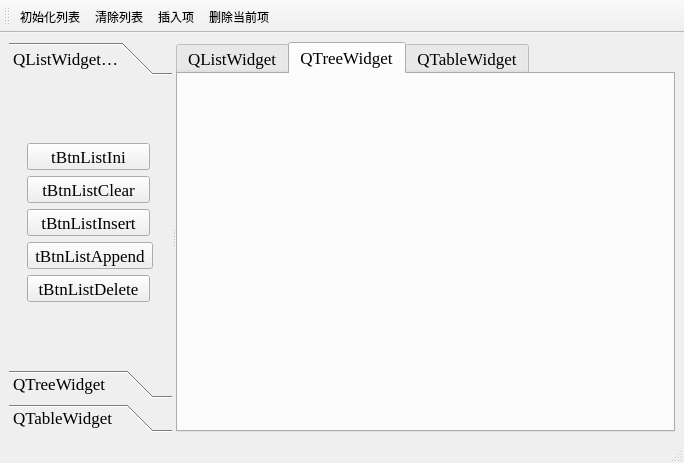
<?xml version="1.0" encoding="UTF-8"?>
<ui version="4.0">
 <class>myMainWindow</class>
 <widget class="QMainWindow" name="myMainWindow">
  <property name="geometry">
   <rect>
    <x>0</x>
    <y>0</y>
    <width>684</width>
    <height>463</height>
   </rect>
  </property>
  <property name="windowTitle">
   <string>myMainWindow</string>
  </property>
  <widget class="QWidget" name="centralwidget">
   <layout class="QHBoxLayout" name="horizontalLayout_3">
    <item>
     <widget class="QSplitter" name="splitter">
      <property name="orientation">
       <enum>Qt::Horizontal</enum>
      </property>
      <widget class="QToolBox" name="QTreeWidget">
       <property name="minimumSize">
        <size>
         <width>163</width>
         <height>357</height>
        </size>
       </property>
       <property name="maximumSize">
        <size>
         <width>160</width>
         <height>16777215</height>
        </size>
       </property>
       <property name="font">
        <font>
         <family>Times New Roman</family>
         <pointsize>13</pointsize>
        </font>
       </property>
       <property name="frameShape">
        <enum>QFrame::NoFrame</enum>
       </property>
       <property name="currentIndex">
        <number>0</number>
       </property>
       <widget class="QWidget" name="page">
        <property name="geometry">
         <rect>
          <x>0</x>
          <y>0</y>
          <width>163</width>
          <height>269</height>
         </rect>
        </property>
        <attribute name="label">
         <string>QListWidget操作</string>
        </attribute>
        <layout class="QGridLayout" name="gridLayout_2">
         <item row="0" column="0">
          <layout class="QGridLayout" name="gridLayout">
           <item row="0" column="0">
            <widget class="QToolButton" name="toolButton">
             <property name="minimumSize">
              <size>
               <width>123</width>
               <height>0</height>
              </size>
             </property>
             <property name="text">
              <string>tBtnListIni</string>
             </property>
             <property name="toolButtonStyle">
              <enum>Qt::ToolButtonTextOnly</enum>
             </property>
            </widget>
           </item>
           <item row="1" column="0">
            <widget class="QToolButton" name="toolButton_2">
             <property name="minimumSize">
              <size>
               <width>123</width>
               <height>0</height>
              </size>
             </property>
             <property name="text">
              <string>tBtnListClear</string>
             </property>
             <property name="toolButtonStyle">
              <enum>Qt::ToolButtonTextOnly</enum>
             </property>
            </widget>
           </item>
           <item row="2" column="0">
            <widget class="QToolButton" name="toolButton_3">
             <property name="minimumSize">
              <size>
               <width>123</width>
               <height>0</height>
              </size>
             </property>
             <property name="text">
              <string>tBtnListInsert</string>
             </property>
             <property name="toolButtonStyle">
              <enum>Qt::ToolButtonTextOnly</enum>
             </property>
            </widget>
           </item>
           <item row="3" column="0">
            <widget class="QToolButton" name="toolButton_4">
             <property name="text">
              <string>tBtnListAppend</string>
             </property>
             <property name="toolButtonStyle">
              <enum>Qt::ToolButtonTextOnly</enum>
             </property>
            </widget>
           </item>
           <item row="4" column="0">
            <widget class="QToolButton" name="toolButton_5">
             <property name="minimumSize">
              <size>
               <width>123</width>
               <height>0</height>
              </size>
             </property>
             <property name="text">
              <string>tBtnListDelete</string>
             </property>
             <property name="toolButtonStyle">
              <enum>Qt::ToolButtonTextOnly</enum>
             </property>
            </widget>
           </item>
          </layout>
         </item>
        </layout>
       </widget>
       <widget class="QWidget" name="page_2">
        <property name="geometry">
         <rect>
          <x>0</x>
          <y>0</y>
          <width>163</width>
          <height>269</height>
         </rect>
        </property>
        <attribute name="label">
         <string>QTreeWidget</string>
        </attribute>
       </widget>
       <widget class="QWidget" name="page_3">
        <property name="geometry">
         <rect>
          <x>0</x>
          <y>0</y>
          <width>163</width>
          <height>269</height>
         </rect>
        </property>
        <attribute name="label">
         <string>QTableWidget</string>
        </attribute>
       </widget>
      </widget>
      <widget class="QTabWidget" name="tabWidget">
       <property name="minimumSize">
        <size>
         <width>351</width>
         <height>0</height>
        </size>
       </property>
       <property name="font">
        <font>
         <family>Times New Roman</family>
         <pointsize>13</pointsize>
        </font>
       </property>
       <property name="currentIndex">
        <number>1</number>
       </property>
       <widget class="QWidget" name="tab">
        <attribute name="title">
         <string>QListWidget</string>
        </attribute>
        <widget class="QWidget" name="">
         <property name="geometry">
          <rect>
           <x>12</x>
           <y>16</y>
           <width>473</width>
           <height>309</height>
          </rect>
         </property>
         <layout class="QVBoxLayout" name="verticalLayout_2">
          <item>
           <layout class="QHBoxLayout" name="horizontalLayout">
            <item>
             <widget class="QLabel" name="label">
              <property name="font">
               <font>
                <family>微软雅黑</family>
                <pointsize>10</pointsize>
               </font>
              </property>
              <property name="text">
               <string> 当前变化项</string>
              </property>
             </widget>
            </item>
            <item>
             <widget class="QLineEdit" name="editCutItemText"/>
            </item>
            <item>
             <widget class="QCheckBox" name="chkBoxListEditable">
              <property name="font">
               <font>
                <family>微软雅黑</family>
                <pointsize>10</pointsize>
               </font>
              </property>
              <property name="text">
               <string> 可编辑</string>
              </property>
             </widget>
            </item>
           </layout>
          </item>
          <item>
           <layout class="QHBoxLayout" name="horizontalLayout_2">
            <item>
             <widget class="QToolButton" name="tBtnSelectItem">
              <property name="text">
               <string>tBtnSelectItem</string>
              </property>
             </widget>
            </item>
            <item>
             <widget class="QPushButton" name="tBtnSelALL">
              <property name="text">
               <string>tBtnSelALL</string>
              </property>
             </widget>
            </item>
            <item>
             <widget class="QPushButton" name="tBtnSelNone">
              <property name="text">
               <string>tBtnSelNone</string>
              </property>
             </widget>
            </item>
            <item>
             <widget class="QPushButton" name="tBtnSelInvs">
              <property name="text">
               <string>tBtnSelInvs</string>
              </property>
             </widget>
            </item>
           </layout>
          </item>
          <item>
           <widget class="QListWidget" name="listWidget">
            <item>
             <property name="text">
              <string>New Item</string>
             </property>
            </item>
            <item>
             <property name="text">
              <string>New Item</string>
             </property>
            </item>
           </widget>
          </item>
         </layout>
        </widget>
       </widget>
       <widget class="QWidget" name="tab_2">
        <attribute name="title">
         <string>QTreeWidget</string>
        </attribute>
       </widget>
       <widget class="QWidget" name="tab_3">
        <attribute name="title">
         <string>QTableWidget</string>
        </attribute>
       </widget>
      </widget>
     </widget>
    </item>
   </layout>
  </widget>
  <widget class="QStatusBar" name="statusbar"/>
  <widget class="QToolBar" name="toolBar">
   <property name="windowTitle">
    <string>toolBar</string>
   </property>
   <property name="toolButtonStyle">
    <enum>Qt::ToolButtonTextUnderIcon</enum>
   </property>
   <attribute name="toolBarArea">
    <enum>TopToolBarArea</enum>
   </attribute>
   <attribute name="toolBarBreak">
    <bool>false</bool>
   </attribute>
   <addaction name="actListIni"/>
   <addaction name="actListClear"/>
   <addaction name="actListInsert"/>
   <addaction name="actListDelete"/>
  </widget>
  <action name="actListIni">
   <property name="icon">
    <iconset resource="img.qrc">
     <normaloff>:/image/image/toolbarlab.jfif</normaloff>:/image/image/toolbarlab.jfif</iconset>
   </property>
   <property name="text">
    <string>初始化列表</string>
   </property>
  </action>
  <action name="actListClear">
   <property name="icon">
    <iconset resource="img.qrc">
     <normaloff>:/image/image/cut.jfif</normaloff>:/image/image/cut.jfif</iconset>
   </property>
   <property name="text">
    <string>清除列表</string>
   </property>
  </action>
  <action name="actListInsert">
   <property name="icon">
    <iconset resource="img.qrc">
     <normaloff>:/image/image/new.jfif</normaloff>:/image/image/new.jfif</iconset>
   </property>
   <property name="text">
    <string>插入项</string>
   </property>
  </action>
  <action name="actListDelete">
   <property name="icon">
    <iconset resource="img.qrc">
     <normaloff>:/image/image/redX.jpg</normaloff>:/image/image/redX.jpg</iconset>
   </property>
   <property name="text">
    <string>删除当前项</string>
   </property>
  </action>
  <action name="actSelALL">
   <property name="text">
    <string>全选</string>
   </property>
  </action>
  <action name="actSellNone">
   <property name="text">
    <string>全不选</string>
   </property>
  </action>
  <action name="actSelInvs">
   <property name="text">
    <string>反选</string>
   </property>
  </action>
  <action name="actSelPopMenu">
   <property name="icon">
    <iconset resource="img.qrc">
     <normaloff>:/image/image/open.jfif</normaloff>:/image/image/open.jfif</iconset>
   </property>
   <property name="text">
    <string>项选择</string>
   </property>
  </action>
  <action name="actQuit">
   <property name="text">
    <string>退出</string>
   </property>
  </action>
 </widget>
 <resources>
  <include location="img.qrc"/>
 </resources>
 <connections>
  <connection>
   <sender>toolButton_2</sender>
   <signal>clicked()</signal>
   <receiver>actListClear</receiver>
   <slot>trigger()</slot>
   <hints>
    <hint type="sourcelabel">
     <x>102</x>
     <y>232</y>
    </hint>
    <hint type="destinationlabel">
     <x>-1</x>
     <y>-1</y>
    </hint>
   </hints>
  </connection>
  <connection>
   <sender>toolButton_3</sender>
   <signal>clicked()</signal>
   <receiver>actListInsert</receiver>
   <slot>trigger()</slot>
   <hints>
    <hint type="sourcelabel">
     <x>102</x>
     <y>278</y>
    </hint>
    <hint type="destinationlabel">
     <x>-1</x>
     <y>-1</y>
    </hint>
   </hints>
  </connection>
  <connection>
   <sender>toolButton_5</sender>
   <signal>clicked()</signal>
   <receiver>actListDelete</receiver>
   <slot>trigger()</slot>
   <hints>
    <hint type="sourcelabel">
     <x>102</x>
     <y>370</y>
    </hint>
    <hint type="destinationlabel">
     <x>-1</x>
     <y>-1</y>
    </hint>
   </hints>
  </connection>
 </connections>
</ui>
